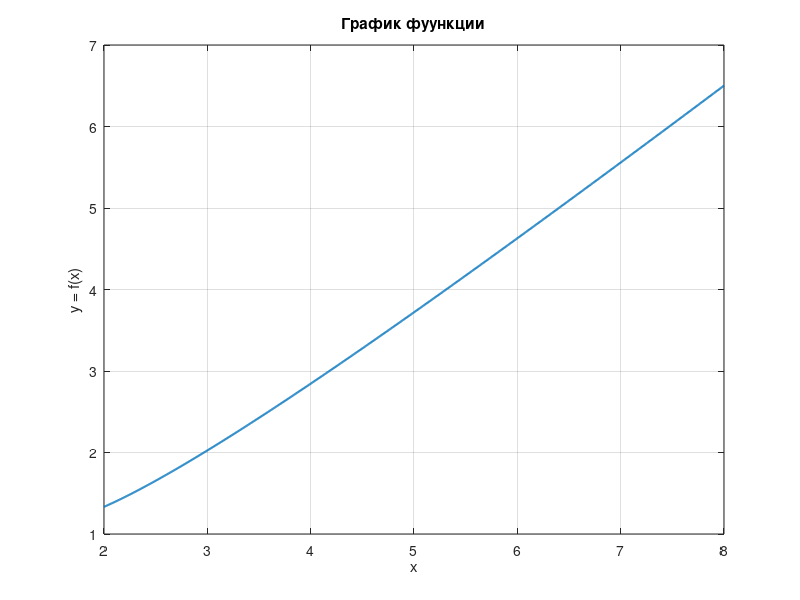

Reproduce this figure in MATLAB.
% Пределы интегрирования a,b
a = 2;
b = 8;
f = @(x) x.^4./((x-1).*(x+1).*(x+2));

% Вычислим точный интеграл I_точное при помощи встроенной функции integral
I_accuracy1 = integral(f, a, b);
fprintf("Точное при помощи функции integral: %.10f\n\n", I_accuracy1);

% График
x_plot = linspace(a, b, 1000);
figure;
plot(x_plot, f(x_plot), 'LineWidth', 1.5);
grid on;
title("График фуункции");
xlabel('x');
ylabel('y = f(x)');

% Узлы Гауса при n = 7
nodes_Gauss = [-0.9491079123 -0.7415311856 -0.4058451514 0 0.4058451514 0.7415311856 0.9491079123];

% Коэффициенты Гаусса n = 7
coef_Gauss = [0.1294849662 0.2797053915 0.3818300505 0.4179591837 0.3818300505 0.2797053915 0.1294849662];

% Перерасчет на исходном отрезке [2;8]
z = (b - a) ./ 2 .* nodes_Gauss + (a + b) ./ 2;

% Результат по Гауссу
result_Gauss = ((b - a) ./ 2) .* sum(coef_Gauss .* f(z));
fprintf("Результат по Гауссу: %.10f\n", result_Gauss);

% Погрешности 
fprintf("Погрешность между точным и Гауссу: %.10f\n", abs(I_accuracy1 - result_Gauss));
